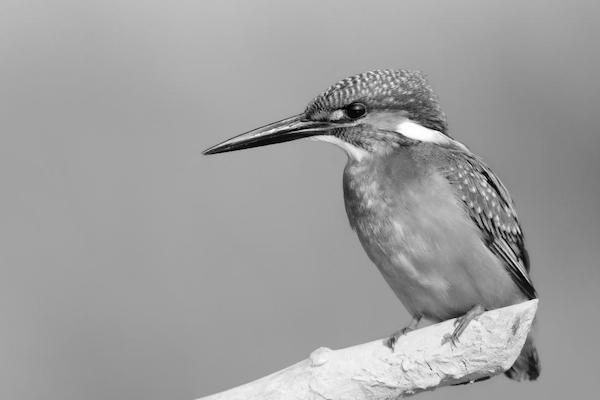
#> input picture data/images/kingfisher-gray.jpg, 600 x 400 px; the run also reads 2 pictures not shown here
$ jupyter execute --allow-errors 01-image-processing-basics-SOL.ipynb   (shell and % lines are left out)
#> lines starting #> are read from the running program, lines starting #| are printed output that depends on the picture
# **Digital image processing – Basics**

<div style="color:#777777;margin-top: -15px;">
<b>Author</b>: Norman Juchler |
<b>Course</b>: MSLS CO4 |
<b>Version</b>: v1.1 <br><br>
<!-- Date: 27.02.2025 -->
<!-- Comments: ... -->
</div>

In this notebook, we will learn how to handle images in Python using the OpenCV and PIL packages.
We will also learn how to read, create and modify images using these libraries.

<!--
## **Exercises**
* [Exercise 1](#exercise1)
* [Exercise 2](#exercise2)
* [Exercise 3](#exercise3)
* [Exercise 4](#exercise4)
* [Exercise 5](#exercise5)
* [Exercise 6](#exercise6)
-->

---

## **Preparations**

Let's begin with the usual preparatory steps...

[cell 1]
import numpy as np
import matplotlib.pyplot as plt
import cv2 as cv
import PIL

# Jupyter / IPython configuration:
# Automatically reload modules when modified

# Enable vectorized output (for nicer plots)

# Inline backend configuration

# Enable this line if you want to use the interactive widgets
# It requires the ipympl package to be installed.
#%matplotlib widget

import sys
sys.path.insert(0, "../")
#> (the rest of this cell did not finish here and is left out)

---

<a id='exercise1'></a>

## **&#9734;  Exercise 1 – Image representation**

We have already learned that a digital (grayscale) image is represented as a 2D array of pixel values. In this exercise, we will explore how to load an image and access its pixel values using OpenCV, a powerful library for image processing and computer vision, optimized for real-time applications. Although OpenCV is written in C++, it provides Python bindings for ease of use.

A grayscale image is stored as a 2D array of intensity values, where the total number of values is equal to the number of pixels (height $h$ × width $w$). In contrast, a color image is represented as a 3D array with pixel values across multiple channels—for example, an RGB image contains three times as many values as a grayscale image (one set for each color channel: Red, Green, and Blue).

The suitable data structure for handling image data in Python is a NumPy array. In fact, most image processing libraries in Python either use NumPy arrays directly or provide functions to convert images into this format. This makes it easy to combine different libraries when working with images.

To visualize an image, we can use the [`imshow()`](https://matplotlib.org/stable/api/_as_gen/matplotlib.pyplot.imshow.html) function from matplotlib.

### **Instructions**

1. Read the image `"../data/images/kingfisher-gray.jpg"` using `cv.imread()`. See [this example](https://docs.opencv.org/4.x/db/deb/tutorial_display_image.html) for reference.
2. Examine the returned array: What is its shape? What is its data type?
3. Display the image using [`plt.imshow()`](https://matplotlib.org/stable/api/_as_gen/matplotlib.pyplot.imshow.html).
   **Hint**: Set the argument `cmap="gray"` to properly display the grayscale image.
4. Retrieve the pixel value at position `(100, 100)`.
5. Select a **region of interest (ROI)**, starting at pixel (75, 200) with a width of 200 and height of 100 pixels

#> (a cell that did not finish here is left out)

[cell 3]
######################
###    SOLUTION    ###
######################

# cv.IMREAD_GRAYSCALE: Load the image in grayscale
gray = cv.imread("../data/images/kingfisher-gray.jpg",
                 cv.IMREAD_GRAYSCALE)
#> gray is the input picture: shape (400, 600); min 0, max 255, mean 158.9
print("Height, width:", gray.shape)
#| Height, width: (400, 600)
print("Data type:    ", gray.dtype)
#| Data type:     uint8

# Display the image
plt.imshow(gray, cmap="gray")
plt.show()

print("Pixel gray[100,100]", gray[100, 100])
#| Pixel gray[100,100] 164

# Crop the image and display it
# (Depending on the context, it may be better to copy the cropped image)
gray_cropped = gray[75:175, 200:400].copy()
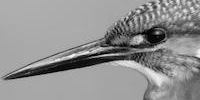
#> gray_cropped: shape (100, 200); min 0, max 250, mean 144.9
plt.imshow(gray_cropped, cmap="gray")
plt.show()

---

<a id='exercise1'></a>

## **&#9734;  Exercise 2 – Digitalization**

Just like time-based data, digital images are represented as arrays of numbers. The digitalization/discretization process is very similar and involves two steps:
1. Sampling: the continuous image is sampled at regular intervals to obtain a grid of pixels.
2. Quantization: the continuous pixel values are quantized to a finite number of levels.

The result is a 2D array of numbers, where each number represents the intensity (or color) of a pixel.

### **Instructions:**

* Explain the main difference(s) between the sampling of continuous-time signals and the spatial sampling of images.
* Use the image from the previous exercise
* Study the effect of quantization: What happens when you reduce the number of bits?
  * Have a look at the function: quantize(image, nbits). Understand how it works.
     Note: NumPy does not have built-in data types for n-bit images, so we use 8-bit
     arrays - but we can still simulate n-bit quantization by rounding the values.
  * Use the function `quantize()` to (artificially) create images with a lower image depth
* Study the effect of spatial sampling: What happens when you reduce the number of pixels?
  * Progressively subsample the image by a factor of two: `gray[::2, ::2]`
  * Reflect: What to expect with this type of subsampling, besides getting a lower resolution?

[cell 4]
def quantize(image, nbits):
    """Method 1:
    Quantize an image to a lower number of bits. The image must be
    in uint8 format. The number of bits must be between 1 and 8.
    The function works for an arbitrary number of channels.
    """
    assert image.dtype == np.uint8, "Image must be uint8"
    assert nbits > 0 and nbits <= 8, "Invalid number of bits"

    # Create equally sized bins for the 256 levels (per channel).
    # np.digitize(img, bins) returns the bin index for each pixel
    # value, where bins is an array of bin edges: [bins[i], bins[i+1])
    # Note that the first bin with index 0 is [-infinity, bins[0]),
    # and the next bin with index 1 is [bins[0], bins[1]). As the
    # first bin is irrelevant in our case, we need to subtract 1
    # from the returned bin indices (to start from 0).
    #
    # Examples for the bins, depending on the number of bits:
    #   - nbits=8, bins=[0,1,2,...,256]
    #   - nbits=2, bins=[0,64,128,192,256]
    #   - nbits=1, bins=[0,128,256]
    bins = np.arange(0, 256+1, 256 // 2**nbits)
    ret = np.digitize(image, bins) - 1
    # ret is now an array of bin indices, with the reduced number
    # of levels. However, we still store the image in uint8 format,
    # so we need to multiply the bin indices with the bin width.
    ret *= (256 // 2**nbits)
    return ret.astype(np.uint8)


# def quantize(image, nbits):
#     """Method 2:
#     Equivalent to the previous function, but using a more efficient
#     bitwise operation. The function works for an arbitrary number of
#     channels."""
#     assert image.dtype == np.uint8, "Image must be uint8"
#     assert nbits > 0 and nbits <= 8, "Invalid number of bits"
#     return ((image >> (8 - nbits))) << (8 - nbits)

[cell 5]
######################
###    EXERCISE    ###
######################

# Differences between temporal and spatial sampling?

# Convert to n-bit image
print("Effect of quantization")
print("######################")
nbits = [8, 6, 4, 3, 2, 1]
fig, axes = plt.subplots(2, len(nbits)//2, figsize=(9, 6))
for i, nbit in enumerate(nbits):
    gray_quantized = ...
    ...


# Sub-sample the original image
print("Effect of spatial sampling")
print("##########################")
fig, axes = plt.subplots(2, len(nbits)//2, figsize=(9, 6))
gray_sub = gray.copy()
for i in range(1,6):
    gray_sub = ...
    ...

[cell 6]
######################
###    SOLUTION    ###
######################

# Differences between temporal and spatial sampling?
# - Temporal sampling: Sampling the signal at different time points,
#                      The input signal s(t) is a function of time.
# - Spatial sampling:  Sampling the signal at different spatial locations
#                      The input signal s(x,y) is a function of space (x,y)
#                      We sample in two dimensions (x,y) instead of one (t)

# Use the image from exercise
print("Height, width:       ", gray.shape)
#| Height, width:        (400, 600)
print("Data type:           ", gray.dtype)
#| Data type:            uint8
print("Pixel at [100,100]:  ", gray[100, 100])
#| Pixel at [100,100]:   164
print()

# Convert to n-bit image
print("Effect of quantization")
print("######################")
nbits = [8, 6, 4, 3, 2, 1]
fig, axes = plt.subplots(2, len(nbits)//2, figsize=(9, 6))
for i, nbit in enumerate(nbits):
    gray_quantized = quantize(gray, nbit)
    axes[i//3, i%3].imshow(gray_quantized, cmap="gray")
    axes[i//3, i%3].set_title(f"{nbit}-bit ({2**nbit} levels)")
plt.show()


# Sub-sample the original image
print("Effect of spatial sampling")
print("##########################")
fig, axes = plt.subplots(2, len(nbits)//2, figsize=(9, 6))
gray_sub = gray.copy()
axes[0, 0].imshow(gray, cmap="gray")
axes[0, 0].set_title(f"Original")
for i in range(1,6):
    gray_sub = gray_sub[::2, ::2]
    axes[i//3, i%3].imshow(gray_sub, cmap="gray")
    axes[i//3, i%3].set_title(f"subsampled {2**i}x")

# Important note: this type of subsampling may cause aliasing effects!
# It is better to use proper anti-aliasing filters (=low-pass filters)
# when sub-sampling.
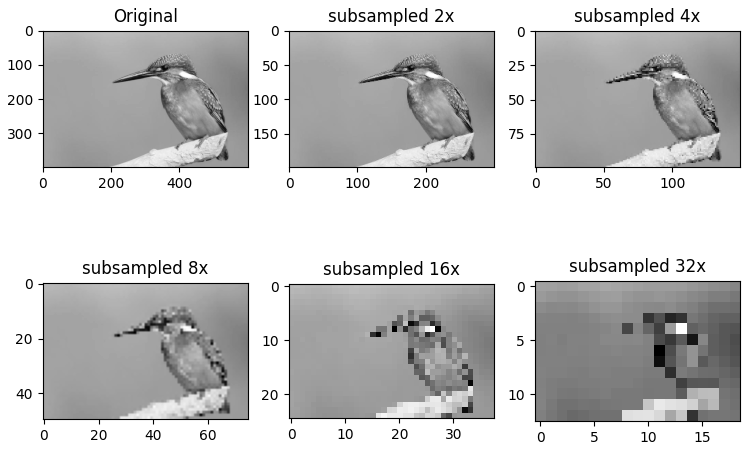
#> figure drawn by matplotlib, 6 panels

---

<a id='exercise3'></a>

## **&#9734;  Exercise 3 – Color representation**

Gray is dull! Let's use more color in the next exercise. We again read in the same image, but this time in color. Let's try it!

[cell 7]
color = cv.imread("../data/images/kingfisher.jpg")
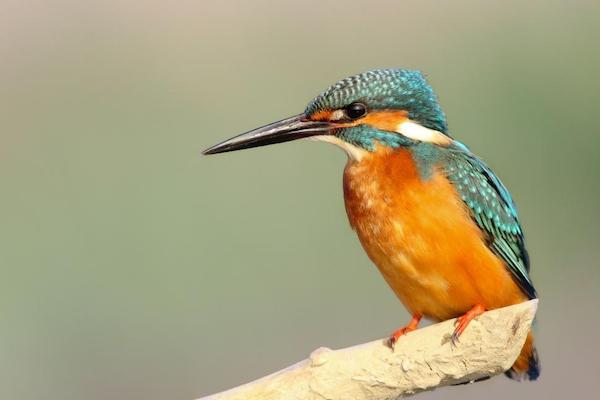
#> input picture data/images/kingfisher.jpg, 600 x 400 px
#> color is the input picture: shape (400, 600, 3); mean B, G, R 125.8, 161.1, 167.2
# A convenient function to display an image directly in the notebook
#> (the rest of this cell did not finish here and is left out)

The image is in fact a color image: The image is now represented using 3 channels. But the colors in the image look strange. The reason for this is that OpenCV reads the image in **BGR format**, while matplotlib expects **RGB format**. Shuffling the channels will fix the issue:

[cell 8]
color_bgr = color.copy()
color_rgb = color_bgr[..., ::-1]
#> (the rest of this cell did not finish here and is left out)

### **Instructions**
* Examine the image shape and depth
* Print the pixel value at (100,100)
* Crop the image to the region (125:300, 300:600) and display the cropped image.
* Convert the image to an 8-bit grayscale image. Implement at least two conversion methods (hint: see lecture slides)
* Use the function [`cv.cvtColor(image, cv.COLOR_RGB2GRAY)`](https://docs.opencv.org/3.4/d8/d01/group__imgproc__color__conversions.html) to convert the image to grayscale.
* Optional task: Use again the quantize function to quantize color images.

[cell 9]
######################
###    EXERCISE    ###
######################

print("Height, width, channels:", ...)
print("Data type:              ", ...)
print("Pixel at [100,100]:     ", ...)
print()

# Crop the image
color_cropped = ...
#> (the rest of this cell did not finish here and is left out)

[cell 10]
######################
###    SOLUTION    ###
######################

print("Height, width, channels:", color.shape)
#| Height, width, channels: (400, 600, 3)
print("Data type:              ", color.dtype)
#| Data type:               uint8
print("Pixel at [100,100]:     ", color[100, 100])
#| Pixel at [100,100]:      [136 167 168]
print()

# Crop the image
color_cropped = color_rgb[75:175, 200:400].copy()
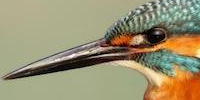
#> color_cropped: shape (100, 200, 3); mean R, G, B 154.5, 146.1, 114.1
#> (the rest of this cell did not finish here and is left out)

### **Digression: Pillow, color bands an dithering**

Pillow (PIL) is a powerful alternative to OpenCV for image processing. It has a more user-friendly API and provides more advanced image processing functions. We will use it here and there in this course for specific tasks.

Many things can be done fairly easily with the Pillow library. For instance, it comes with its own quantization function [`PIL.Image.quantize()`](https://pillow.readthedocs.io/en/stable/reference/Image.html#PIL.Image.Image.quantize), and we can even dither the image to improve the perceived quality of the quantized image.

In the following, we quantize the image without and with dithering. Notice the colorbands in the quantized image without dithering.

[cell 11]
# Convert the image from numpy to Pillow. Easy!
color_pil = PIL.Image.fromarray(color_rgb)


# Quantize without dithering
ncolors = [256, 128, 64, 32, 16, 8]
images = []
for i, ncols in enumerate(ncolors):
    img = color_pil.quantize(colors=ncols,
                             method=PIL.Image.Quantize.MAXCOVERAGE,
                             kmeans=1, )
    images.append(img.convert("RGB"))
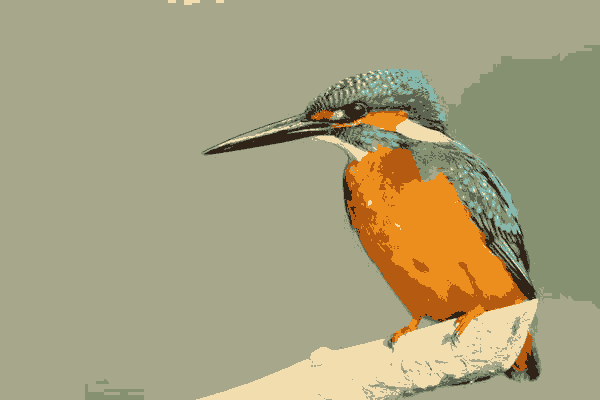
#> img: PIL image 600x400 P; mean R, G, B 167.2, 161.1, 125.7
#> after the loop, images = 6 items

# Convenience function to plot a list of images in a grid.
#> (the rest of this cell did not finish here and is left out)

---

<a id='exercise4'></a>

## **&#9734;  Exercise 4 – Construct an image**

You can construct an image yourselve. In this exercise, you need to create a checkerboard consisting of 8x8 squares, where each square is 32x32 pixels. The squares should be colored alternately with any two colors (e.g. red and green or black and white). The final image should be 256x256 pixels.

Complete the following function template.

[cell 12]
######################
###    EXERCISE    ###
######################

def create_checkerboard(square_size=32, checker_size=8, color1=[0,0,0], color2=[255,255,255]):
    """Create a checkerboard image with the specified square size and checker size."""
    image_size = square_size * checker_size
    # Complete this function
    iamge = ...
    return image

#> (the rest of this cell did not finish here and is left out)

[cell 13]
######################
###    SOLUTION    ###
######################

# [15 lines left out: function create_checkerboard, not called in this run]

def create_checkerboard(square_size=32, checker_size=8, color1=[0,0,0], color2=[255,255,255]):
    """Create a checkerboard image with the specified square size and checker size.
    This version uses a more efficient tiling approach."""
    image_size = square_size * checker_size
    tile = np.array([[color1,color2],[color2,color1]]).repeat(square_size, axis=0).repeat(square_size, axis=1)
    image = np.tile(tile, (checker_size // 2 + 1, checker_size // 2 + 1, 1))
    return image[:image_size,:image_size].astype(np.uint8)


checker = create_checkerboard(square_size=32,
                              checker_size=8,
                              color1=[255,188,188],
                              color2=[255,255,188])
#> (the rest of this cell did not finish here and is left out)

---

<a id='exercise5'></a>

## **&#9734;  Exercise 5 – Gamma correction**

Gamma correction is a non-linear operation to adjust the brightness of an image. It is used to correct the non-linear response of the human eye to light intensity, or the non-linear behavior of certain display devices.

The gamma correction is defined as:

$$I_{out} = I_{in} ^ {\;\gamma}$$

Here, $\gamma > 0$ is the correction factor. For $\gamma=1$, the image remains unchanged. For $\gamma>1$, the image is darkened, and for $\gamma<1$, the image is brightened.

**Hint**: The operation requires the image to be in float format. In this format, the pixel values should be in the range [0,1]. That means, besides changing the dtype to float, the pixel values should be normalized to the range [0,1]. Matplotlib can handle floating point images just like images with integral depth.

### **Instruction:**
Complete the following function template.

[cell 14]
######################
###    EXERCISE    ###
######################

# Solution
def gamma_correction(image, gamma):
    """Apply gamma correction to an image with the specified gamma value."""
    # Conver to float if the image is in uint8 format
    image = ...
    # Apply the gamma correction
    corrected = ...
    return corrected

# Test the function.
image = color_rgb.copy()
gamma = 1.5
corrected = gamma_correction(image, gamma)
#> (the rest of this cell did not finish here and is left out)

[cell 15]
######################
###    SOLUTION    ###
######################

def gamma_correction(image, gamma):
    """Apply gamma correction to an image with the specified gamma value.
    The function works for an arbitrary number of channels and for both uint8 and float images."""
    assert gamma > 0, "Gamma must be positive"
    # Convert to float if the image is in uint8 format
    image = image.astype(np.float32) / 255.0 if image.dtype == np.uint8 else image
    # Apply the gamma correction
    corrected = image ** gamma
    return corrected

# Test the function.
image = color_rgb.copy()
#image = gray.copy()
gammas = [2.0, 1.5, 1.0, 0.5, 0.25]
titles = ["gamma=2.0", "gamma=1.5", "original", "gamma=0.5", "gamma=0.25"]
results = []
for gamma, title in zip(gammas, titles):
    corrected = gamma_correction(image, gamma)
    results.append(corrected)
#> this loop made 5 passes
#> pass 1, in gamma_correction, `image = image.astype(np.float32) / 255.0 if image.dtype == np.uint8 el..`:
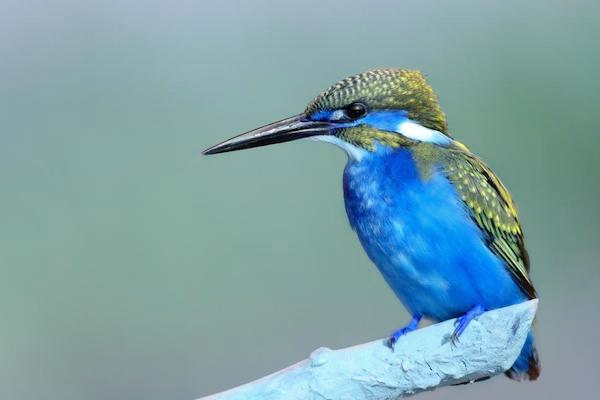
#> image: shape (400, 600, 3) float32; mean of channels 0, 1, 2 0.656, 0.631, 0.494; drawn as B, G, R
#> pass 1, in gamma_correction, `corrected = image ** gamma`:
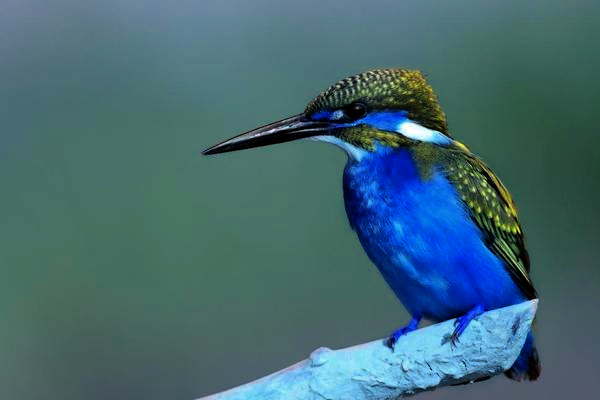
#> corrected: shape (400, 600, 3) float32; mean of channels 0, 1, 2 0.45, 0.413, 0.267; drawn as B, G, R
#> pass 2, in gamma_correction (call 2), `corrected = image ** gamma`:
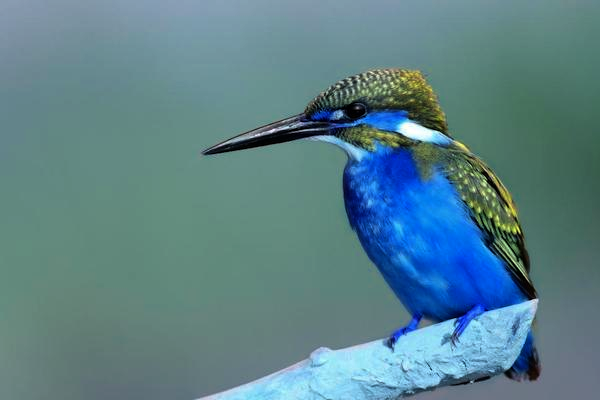
#> corrected: shape (400, 600, 3) float32; mean of channels 0, 1, 2 0.54, 0.509, 0.361; drawn as B, G, R
#> after the loop, results = 5 items
#> (the rest of this cell did not finish here and is left out)

---

<a id='exercise6'></a>

## **&#9734;  Exercise 6 – Color and intensity histograms**

### **Instructions**
* Read the following section carefully
* Make sure you understand the concept of intensity and color histograms
* Understand the type of color transformations we examine here

<br>

The *distribution of intensity* values in the image (or channel) is an relevant characteristic of the image. The *histogram* of an image shows the number of pixels for each intensity value. It is a useful visualization to understand the contrast, brightness, and dynamic range of an image.

[cell 16]
# Compute the histogram of the image
hist, bins = np.histogram(gray.flatten(), bins=256, range=[0,256], density=True)
#> hist = 256 values, max 0.0692 at index 163, min 4.58e-05 at index 2, mean 0.00391; bins = 257 values from 0 to 256
cdf = hist.cumsum()
#> cdf = 256 values from 0.000412 to 1
hist /= hist.max()
#> hist = 256 values, max 1 at index 163, min 0.000662 at index 2, mean 0.0564

fig, axes = plt.subplots(1, 2, figsize=(9, 4))

axes[0].imshow(gray, cmap="gray")
axes[0].axis("off")
axes[1].plot(hist, label="Histogram (normalized)")
axes[1].plot(cdf, label="CDF")
axes[1].set_xlabel("Pixel value")
axes[1].legend();
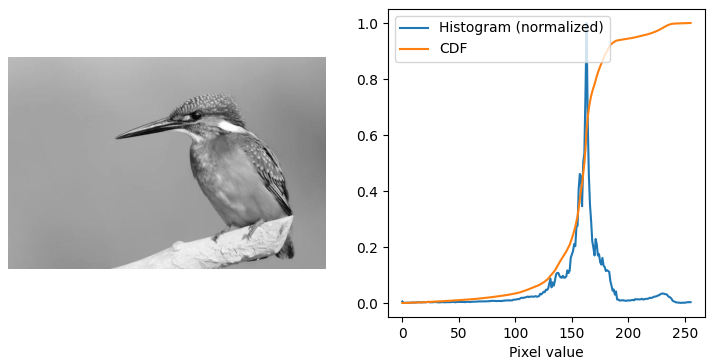
#> figure drawn by matplotlib, 2 panels; panel 2: curve peaks at x = 163, y = 1; panel 2: curve peaks at x = 255, y = 1

We can observe for this particular image that most of the pixel values are concentrated between 120 and 180, while there are almost no pixels with values below 100.

The above plot displays also the cumulative distribution function (CDF) of the pixel values. The CDF shows the fraction of pixels with values less than or equal to a given value. For example, the CDF value at 100 is < 0.1, which means that less than 10% of the pixels have values less than 100.

The situation seen in the above plot can be considered as a low-contrast image, where the pixel values are concentrated in a narrow range. This can be improved by applying a contrast stretching operation, which maps the pixel values to a wider range. One such approach is called **histogram equalization**, which is a method to improve the contrast of an image by equalizing the histogram. The goal is to obtain a uniform histogram, where all pixel values are equally distributed.

[cell 17]
# Apply histogram equalization
gray = cv.imread("../data/images/kingfisher-gray.jpg", cv.IMREAD_GRAYSCALE)
gray_equalized = cv.equalizeHist(gray)
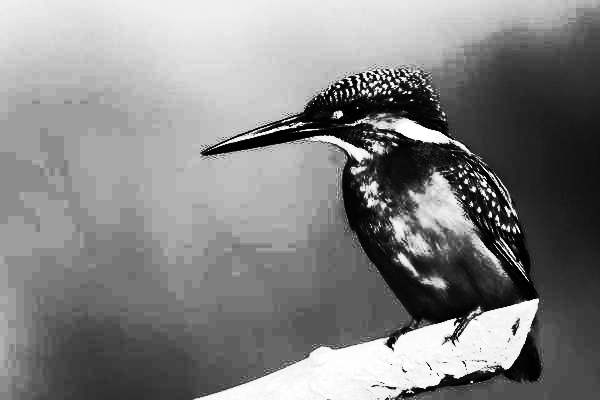
#> gray_equalized: shape (400, 600); min 0, max 255, mean 130.2
hist_equalized, bins = np.histogram(gray_equalized.flatten(),
                                    bins=256, range=[0,256],
                                    density=True)
#> hist_equalized = 256 values, max 0.0692 at index 158, min 0 at index 24, mean 0.00391
cdf_equalized = hist_equalized.cumsum()
#> cdf_equalized = 256 values from 0.00217 to 1
#> (the rest of the program and of its run is left out)
